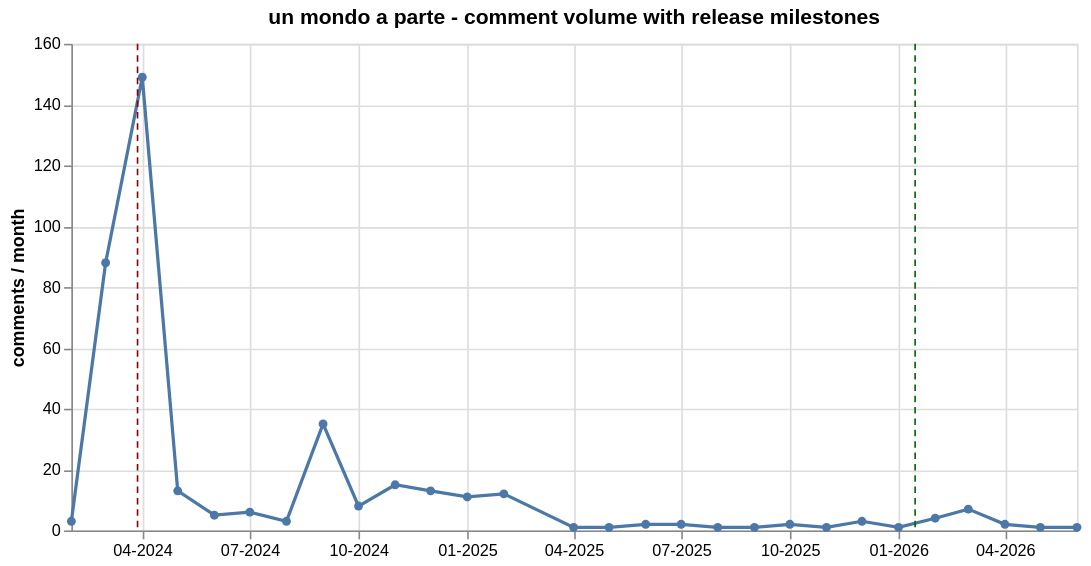

This figure's Vega-Lite source:
### Vega-Lite specification from a JSON file in a GitHub repository (floating-point values rounded to 4 significant figures)
{"$schema": "https://vega.github.io/schema/vega-lite/v6.1.0.json", "config": {"view": {"continuousHeight": 300, "continuousWidth": 300}}, "datasets": {"data-7ec1e99428e924dba687a288f0966d3d": [{"color": "#8B0000", "date": "2024-03-28T00:00:00", "name": "Theatrical Release (Mar 2024)", "produzione": "un mondo a parte", "series": NaN}, {"color": "#006400", "date": "2026-01-15T00:00:00", "name": "Streaming Release (Jan 2026)", "produzione": "un mondo a parte", "series": NaN}], "data-ee5ed02737ee2c1f4379382f114fd80a": [{"date": "2024-02-01T00:00:00", "month": "2024-02", "months_from_release": -1.0, "n_comments": 3, "n_detected": 0, "n_ref_lex": 0, "produzione": "un mondo a parte", "ref_rate_detected": 0.0, "ref_rate_lex": 0.0, "sim_mean": 0.7741, "tipo": "film_ita"}, {"date": "2024-03-01T00:00:00", "month": "2024-03", "months_from_release": 0.0, "n_comments": 88, "n_detected": 0, "n_ref_lex": 2, "produzione": "un mondo a parte", "ref_rate_detected": 0.0, "ref_rate_lex": 0.02273, "sim_mean": 0.7771, "tipo": "film_ita"}, {"date": "2024-04-01T00:00:00", "month": "2024-04", "months_from_release": 1.0, "n_comments": 149, "n_detected": 2, "n_ref_lex": 8, "produzione": "un mondo a parte", "ref_rate_detected": 0.01342, "ref_rate_lex": 0.05369, "sim_mean": 0.7773, "tipo": "film_ita"}, {"date": "2024-05-01T00:00:00", "month": "2024-05", "months_from_release": 2.0, "n_comments": 13, "n_detected": 0, "n_ref_lex": 2, "produzione": "un mondo a parte", "ref_rate_detected": 0.0, "ref_rate_lex": 0.1538, "sim_mean": 0.7774, "tipo": "film_ita"}, {"date": "2024-06-01T00:00:00", "month": "2024-06", "months_from_release": 3.0, "n_comments": 5, "n_detected": 0, "n_ref_lex": 1, "produzione": "un mondo a parte", "ref_rate_detected": 0.0, "ref_rate_lex": 0.2, "sim_mean": 0.769, "tipo": "film_ita"}, {"date": "2024-07-01T00:00:00", "month": "2024-07", "months_from_release": 4.0, "n_comments": 6, "n_detected": 0, "n_ref_lex": 0, "produzione": "un mondo a parte", "ref_rate_detected": 0.0, "ref_rate_lex": 0.0, "sim_mean": 0.7757, "tipo": "film_ita"}, {"date": "2024-08-01T00:00:00", "month": "2024-08", "months_from_release": 5.0, "n_comments": 3, "n_detected": 0, "n_ref_lex": 0, "produzione": "un mondo a parte", "ref_rate_detected": 0.0, "ref_rate_lex": 0.0, "sim_mean": 0.7729, "tipo": "film_ita"}, {"date": "2024-09-01T00:00:00", "month": "2024-09", "months_from_release": 6.0, "n_comments": 35, "n_detected": 0, "n_ref_lex": 2, "produzione": "un mondo a parte", "ref_rate_detected": 0.0, "ref_rate_lex": 0.05714, "sim_mean": 0.7735, "tipo": "film_ita"}, {"date": "2024-10-01T00:00:00", "month": "2024-10", "months_from_release": 7.0, "n_comments": 8, "n_detected": 0, "n_ref_lex": 2, "produzione": "un mondo a parte", "ref_rate_detected": 0.0, "ref_rate_lex": 0.25, "sim_mean": 0.7719, "tipo": "film_ita"}, {"date": "2024-11-01T00:00:00", "month": "2024-11", "months_from_release": 8.0, "n_comments": 15, "n_detected": 1, "n_ref_lex": 1, "produzione": "un mondo a parte", "ref_rate_detected": 0.06667, "ref_rate_lex": 0.06667, "sim_mean": 0.7756, "tipo": "film_ita"}, {"date": "2024-12-01T00:00:00", "month": "2024-12", "months_from_release": 9.0, "n_comments": 13, "n_detected": 1, "n_ref_lex": 1, "produzione": "un mondo a parte", "ref_rate_detected": 0.07692, "ref_rate_lex": 0.07692, "sim_mean": 0.7814, "tipo": "film_ita"}, {"date": "2025-01-01T00:00:00", "month": "2025-01", "months_from_release": 10.0, "n_comments": 11, "n_detected": 0, "n_ref_lex": 0, "produzione": "un mondo a parte", "ref_rate_detected": 0.0, "ref_rate_lex": 0.0, "sim_mean": 0.7754, "tipo": "film_ita"}, {"date": "2025-02-01T00:00:00", "month": "2025-02", "months_from_release": 11.0, "n_comments": 12, "n_detected": 0, "n_ref_lex": 0, "produzione": "un mondo a parte", "ref_rate_detected": 0.0, "ref_rate_lex": 0.0, "sim_mean": 0.773, "tipo": "film_ita"}, {"date": "2025-04-01T00:00:00", "month": "2025-04", "months_from_release": 13.0, "n_comments": 1, "n_detected": 0, "n_ref_lex": 0, "produzione": "un mondo a parte", "ref_rate_detected": 0.0, "ref_rate_lex": 0.0, "sim_mean": 0.7739, "tipo": "film_ita"}, {"date": "2025-05-01T00:00:00", "month": "2025-05", "months_from_release": 14.0, "n_comments": 1, "n_detected": 0, "n_ref_lex": 0, "produzione": "un mondo a parte", "ref_rate_detected": 0.0, "ref_rate_lex": 0.0, "sim_mean": 0.7568, "tipo": "film_ita"}, {"date": "2025-06-01T00:00:00", "month": "2025-06", "months_from_release": 15.0, "n_comments": 2, "n_detected": 0, "n_ref_lex": 0, "produzione": "un mondo a parte", "ref_rate_detected": 0.0, "ref_rate_lex": 0.0, "sim_mean": 0.7701, "tipo": "film_ita"}, {"date": "2025-07-01T00:00:00", "month": "2025-07", "months_from_release": 16.0, "n_comments": 2, "n_detected": 0, "n_ref_lex": 0, "produzione": "un mondo a parte", "ref_rate_detected": 0.0, "ref_rate_lex": 0.0, "sim_mean": 0.7717, "tipo": "film_ita"}, {"date": "2025-08-01T00:00:00", "month": "2025-08", "months_from_release": 17.0, "n_comments": 1, "n_detected": 0, "n_ref_lex": 0, "produzione": "un mondo a parte", "ref_rate_detected": 0.0, "ref_rate_lex": 0.0, "sim_mean": 0.7798, "tipo": "film_ita"}, {"date": "2025-09-01T00:00:00", "month": "2025-09", "months_from_release": 18.0, "n_comments": 1, "n_detected": 0, "n_ref_lex": 0, "produzione": "un mondo a parte", "ref_rate_detected": 0.0, "ref_rate_lex": 0.0, "sim_mean": 0.7821, "tipo": "film_ita"}, {"date": "2025-10-01T00:00:00", "month": "2025-10", "months_from_release": 19.0, "n_comments": 2, "n_detected": 0, "n_ref_lex": 0, "produzione": "un mondo a parte", "ref_rate_detected": 0.0, "ref_rate_lex": 0.0, "sim_mean": 0.7734, "tipo": "film_ita"}, {"date": "2025-11-01T00:00:00", "month": "2025-11", "months_from_release": 20.0, "n_comments": 1, "n_detected": 0, "n_ref_lex": 0, "produzione": "un mondo a parte", "ref_rate_detected": 0.0, "ref_rate_lex": 0.0, "sim_mean": 0.7838, "tipo": "film_ita"}, {"date": "2025-12-01T00:00:00", "month": "2025-12", "months_from_release": 21.0, "n_comments": 3, "n_detected": 0, "n_ref_lex": 0, "produzione": "un mondo a parte", "ref_rate_detected": 0.0, "ref_rate_lex": 0.0, "sim_mean": 0.7782, "tipo": "film_ita"}, {"date": "2026-01-01T00:00:00", "month": "2026-01", "months_from_release": 22.0, "n_comments": 1, "n_detected": 0, "n_ref_lex": 0, "produzione": "un mondo a parte", "ref_rate_detected": 0.0, "ref_rate_lex": 0.0, "sim_mean": 0.7681, "tipo": "film_ita"}, {"date": "2026-02-01T00:00:00", "month": "2026-02", "months_from_release": 23.0, "n_comments": 4, "n_detected": 1, "n_ref_lex": 3, "produzione": "un mondo a parte", "ref_rate_detected": 0.25, "ref_rate_lex": 0.75, "sim_mean": 0.7878, "tipo": "film_ita"}, {"date": "2026-03-01T00:00:00", "month": "2026-03", "months_from_release": 24.0, "n_comments": 7, "n_detected": 0, "n_ref_lex": 0, "produzione": "un mondo a parte", "ref_rate_detected": 0.0, "ref_rate_lex": 0.0, "sim_mean": 0.7758, "tipo": "film_ita"}, {"date": "2026-04-01T00:00:00", "month": "2026-04", "months_from_release": 25.0, "n_comments": 2, "n_detected": 0, "n_ref_lex": 0, "produzione": "un mondo a parte", "ref_rate_detected": 0.0, "ref_rate_lex": 0.0, "sim_mean": 0.7815, "tipo": "film_ita"}, {"date": "2026-05-01T00:00:00", "month": "2026-05", "months_from_release": 26.0, "n_comments": 1, "n_detected": 0, "n_ref_lex": 0, "produzione": "un mondo a parte", "ref_rate_detected": 0.0, "ref_rate_lex": 0.0, "sim_mean": 0.7898, "tipo": "film_ita"}, {"date": "2026-06-01T00:00:00", "month": "2026-06", "months_from_release": 27.0, "n_comments": 1, "n_detected": 0, "n_ref_lex": 0, "produzione": "un mondo a parte", "ref_rate_detected": 0.0, "ref_rate_lex": 0.0, "sim_mean": 0.7685, "tipo": "film_ita"}]}, "height": 300, "layer": [{"data": {"name": "data-ee5ed02737ee2c1f4379382f114fd80a"}, "encoding": {"tooltip": [{"field": "date", "format": "%m-%Y", "title": "month", "type": "temporal"}, {"field": "n_comments", "type": "quantitative"}, {"field": "ref_rate_lex", "format": ".2%", "type": "quantitative"}], "x": {"axis": {"format": "%m-%Y"}, "field": "date", "title": null, "type": "temporal"}, "y": {"field": "n_comments", "title": "comments / month", "type": "quantitative"}}, "mark": {"point": true, "type": "line"}}, {"data": {"name": "data-7ec1e99428e924dba687a288f0966d3d"}, "encoding": {"color": {"field": "color", "legend": null, "scale": null, "type": "nominal"}, "tooltip": [{"field": "name", "type": "nominal"}, {"field": "date", "format": "%m-%Y", "type": "temporal"}], "x": {"field": "date", "type": "temporal"}}, "mark": {"strokeDash": [4, 3], "type": "rule"}}], "title": "un mondo a parte - comment volume with release milestones", "width": 620}
